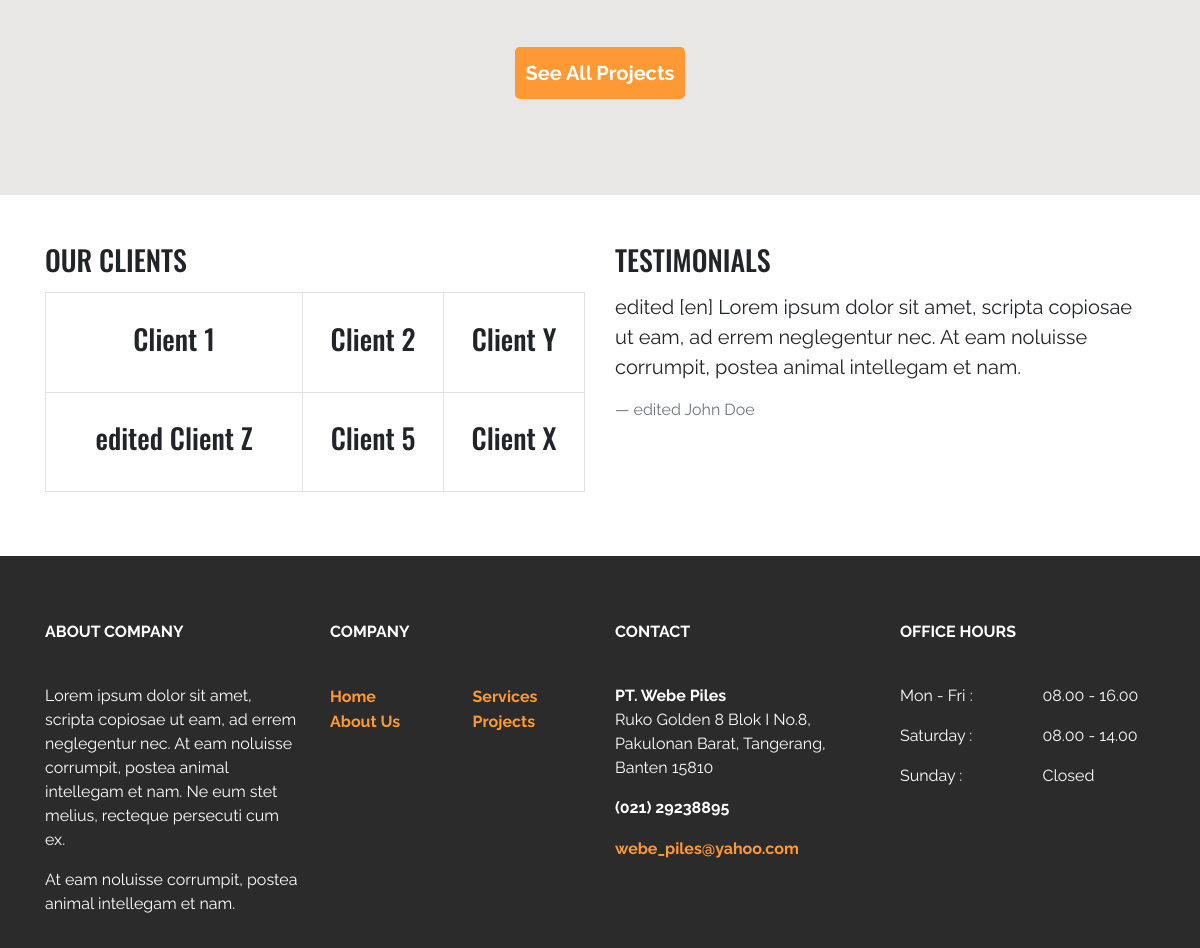
Page /home.php (lower part) on the earlier database version.
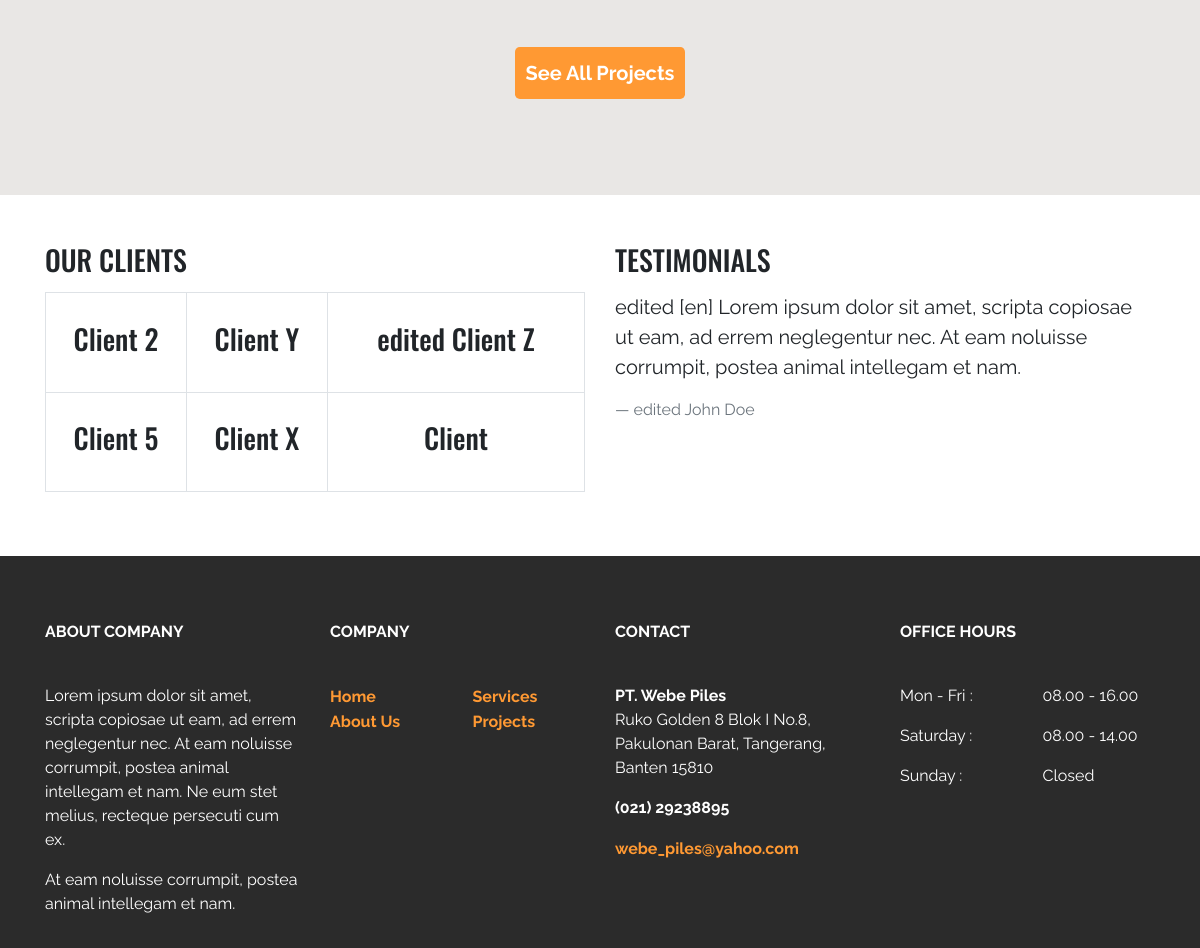
Same page on the later database version.
### tables this page shows
CREATE TABLE `client` (
  `id_client` int(11) NOT NULL,
  `nama_client` varchar(30) DEFAULT '0'
);

CREATE TABLE `testimonial` (
  `id_testimonial` int(11) NOT NULL,
  `isi_testimonial` text,
  `sumber_testimonial` varchar(50) DEFAULT '0',
  `bahasa_testimonial` varchar(2) DEFAULT NULL
);

### home.php (the view, shortened to what this page needs)
<!doctype html>
<html lang="en">
  <?php
  	include ('fungsi/koneksi.php');
  ?>
  <body>
    <div class="container-fluid gray-background py-5">
		<div class="container">
			<div class="row my-5 justify-content-center">
				<a class="btn btn-lg jumbotron-button" href="proyek.php">See All Projects</a>
			</div>
		</div>
	</div>
	<div class="container">
		<div class="row mt-5">
			<div class="col-md-6">
				<h3 class="text-uppercase">Our Clients</h3>
				<div class="row my-3">
					<div class="col">
						<table class="table-bordered text-center" style="width: 100%; height: 200px;">
							<tr>
								<?php
									$client = "SELECT * FROM client";
									$hasil_client = mysqli_query($koneksi, $client);
									$i = 0;
									while ($row_client = mysqli_fetch_array($hasil_client, MYSQLI_ASSOC)) {
								?>
								<td>
									<h3><?php echo $row_client['nama_client']; ?></h3>
								</td>
								<?php
						          $i++;
						          if ($i % 3 == 0) {
						            echo '</tr><tr>';
						          }
						        ?>
						    	<?php } ?>
						</table>
					</div>
				</div>
			</div>
			<div class="col-md-6">
				<h3 class="text-uppercase">Testimonials</h3>
				<?php
					$testimonial = "SELECT * FROM testimonial WHERE bahasa_testimonial = 'en'";
					$hasil_testimonial = mysqli_query($koneksi, $testimonial);
					while ($row_testimonial = mysqli_fetch_array($hasil_testimonial, MYSQLI_ASSOC)) {
				?>
				<blockquote class="blockquote">
					<p><?php echo $row_testimonial['isi_testimonial']; ?></p>
					<p class="blockquote-footer"><?php echo $row_testimonial['sumber_testimonial']; ?></p>
				</blockquote>
				<?php } ?>
			</div>
		</div>
    </div>
  </body>
</html>

Differences in the rows shown:
removed client: nama_client "Client 1"
added client: nama_client "Client"
